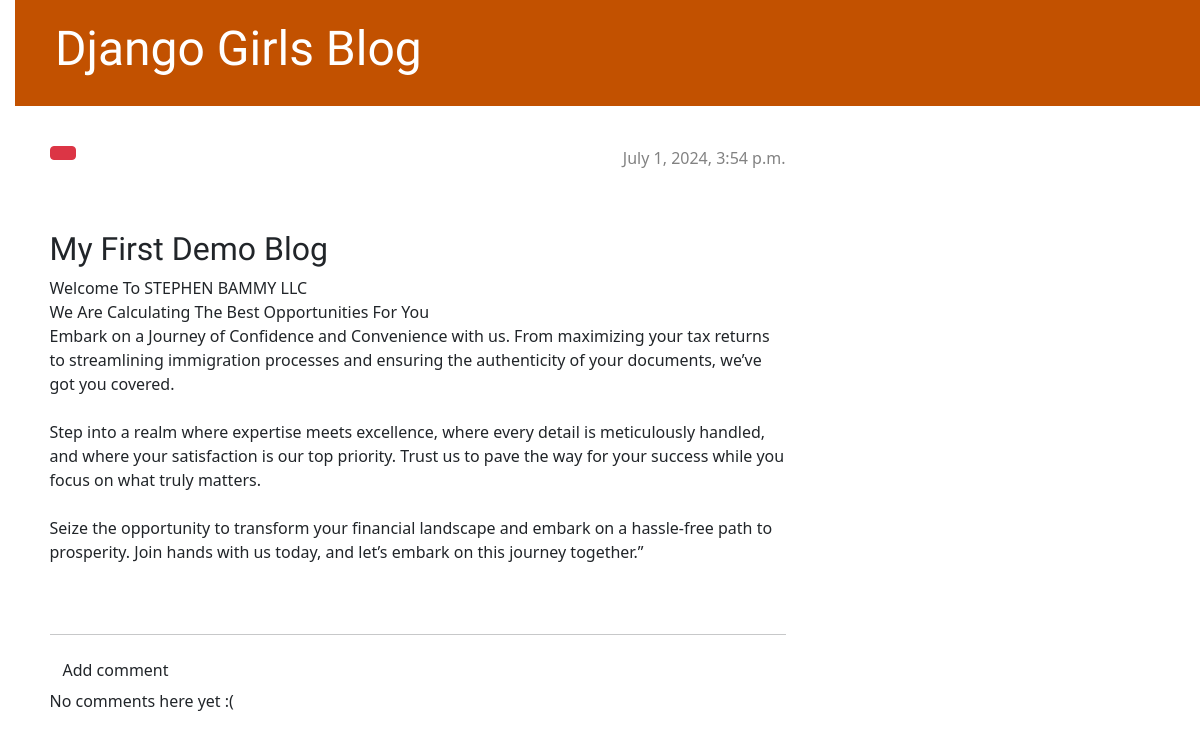
The app's page /post/1/ with its own data.
### blog/models.py (models this page shows, shortened)
class Post(models.Model):
    author = models.ForeignKey(settings.AUTH_USER_MODEL, on_delete=models.CASCADE)
    title = models.CharField(max_length=200)
    text = models.TextField()
    created_date = models.DateTimeField(default=timezone.now)
    published_date = models.DateTimeField(blank=True, null=True)

### blog/views.py (the view)
# urls.py: path('post/<int:pk>/', views.post_detail, name='post_detail'),
def post_detail(request, pk):
    post = get_object_or_404(Post, pk=pk)
    return render(request, 'blog/post_detail.html', {'post': post})

### blog/templates/blog/post_detail.html (shortened to what this page needs)
{% extends 'blog/base.html' %}
{% block content %}
    <article class="post">
        {% if post.published_date %}
            <div class="date">
                {{ post.published_date }}
            </div>
        {% else %}
            <form method="POST" action="{% url post_publish pk=post.pk %} class="post-form">{% csrf_token %}
                <button type="submit" class="post btn btn-info" name="publish">Publish</button>
            </form>
        {% endif %}
        <form method="POST" action="{% url post_remove pk=post.pk %} class="post-form">{% csrf_token %}
            <button type="submit" class="post btn btn-danger" name="delete">
            </button>
        </form>
        <h2>{{ post.title }}</h2>
        <p>{{ post.text|linebreaksbr }}</p>
    </article>
    <hr>
    <a class="btn btn-default" href="{% url 'add_comment_to_post' pk=post.pk %}">Add comment</a>
    {% for comment in post.comments.all %}
        {% if user.is_authenticated or comment.approved_comment %}
        <div class="comment">
            <div class="date">
                {{ comment.created_date }}
                {% if not comment.approved_comment %}
                    <a class="btn btn-default" href="{% url 'comment_remove' pk=comment.pk %}">
                    {% include './icons/hand-thumbs-down.svg' %}
                    </a>
                    <a class="btn btn-default" href="{% url 'comment_approve' pk=comment.pk %}">
                    {% include './icons/hand-thumbs-up.svg' %}
                    </a>
                {% endif %}
            </div>
            <strong>{{ comment.author }}</strong>
            <p>{{ comment.text|linebreaks }}</p>
        </div>
        {% endif %}
    {% empty %}
        <p>No comments here yet :(</p>
    {% endfor %}
{% endblock %}

### blog/static/css/blog.css (style rules this page uses)
body { padding-left: 15px; }
h1, h2, h3, h4 { font-family: 'Lobster', cursive; }
.date { color: #828282; }
.post { margin-bottom: 70px; }
.post > .date, .post > .actions { float: right; }

### records on screen
Post: published_date "July 1, 2024, 3:54 p.m.", title "My First Demo Blog", text "Welcome To STEPHEN BAMMY LLC We Are Calculating The Best Opportunities For You Embark on a Journey of Confidence and Convenience with us. From maximizing your tax returns to streamlining immigration processes and ensuring the authenticity of your documents, we’ve got you covered. Step into a realm where expertise meets excellence, where every detail is meticulously handled, and where your satisfaction is our top priority. Trust us to pave the way for your success while you focus on what truly matters. Seize the opportunity to transform your financial landscape and embark on a hassle-free path to prosperity. Join hands with us today, and let’s embark on this journey together.”"
